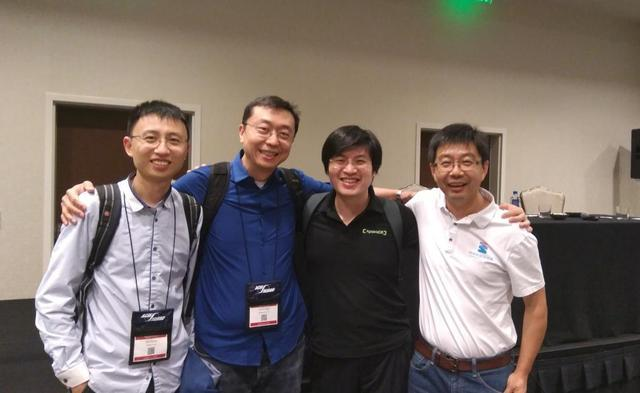
#> input picture src/ali.jpeg, 640 x 393 px
$ python face.py
#> lines starting #> are read from the running program, lines starting #| are printed output that depends on the picture; after the words box and inside, x2 and y2 are one past the last pixel; in counts of white or black regions, pixels touching at a corner belong together
# 导入opencv
import cv2

# 导入人脸级联分类器引擎，'.xml'文件里包含训练出来的人脸特征，cv2.data.haarcascades即为存放所有级联分类器模型文件的目录
face_cascade = cv2.CascadeClassifier(cv2.data.haarcascades + 'haarcascade_frontalface_default.xml')
# 导入人眼级联分类器引擎吗，'.xml'文件里包含训练出来的人眼特征
eye_cascade = cv2.CascadeClassifier(cv2.data.haarcascades + 'haarcascade_eye.xml')

# 读入一张图片，引号里为图片的路径，需要你自己手动设置# 读入一张图片，引号里为图片的路径，需要你自己手动设置
img = cv2.imread('src/ali.jpeg')
#> img is the input picture: shape (393, 640, 3); mean B, G, R 103.2, 108.7, 120

# 用人脸级联分类器引擎进行人脸识别，返回的faces为人脸坐标列表，1.3是放大比例，5是重复识别次数
faces = face_cascade.detectMultiScale(img, 1.3, 5)
#> faces = [[244, 108, 60, 60], [130, 114, 64, 64], [322, 140, 54, 54], [427, 138, 60, 60]]

# 对每一张脸，进行如下操作
for (x, y, w, h) in faces:
    # 画出人脸框，蓝色（BGR色彩体系），画笔宽度为2
    img = cv2.rectangle(img, (x, y), (x + w, y + h), (255, 0, 0), 2)
    # 框选出人脸区域，在人脸区域而不是全图中进行人眼检测，节省计算资源
    face_area = img[y:y + h, x:x + w]
    eyes = eye_cascade.detectMultiScale(face_area)
    # 用人眼级联分类器引擎在人脸区域进行人眼识别，返回的eyes为眼睛坐标列表
    for (ex, ey, ew, eh) in eyes:
        # 画出人眼框，绿色，画笔宽度为1
        cv2.rectangle(face_area, (ex, ey), (ex + ew, ey + eh), (0, 255, 0), 1)
#> this loop made 4 passes
#> pass 1, `img = cv2.rectangle(img, (x, y), (x + w, y + h), (255, 0, 0), 2)`:
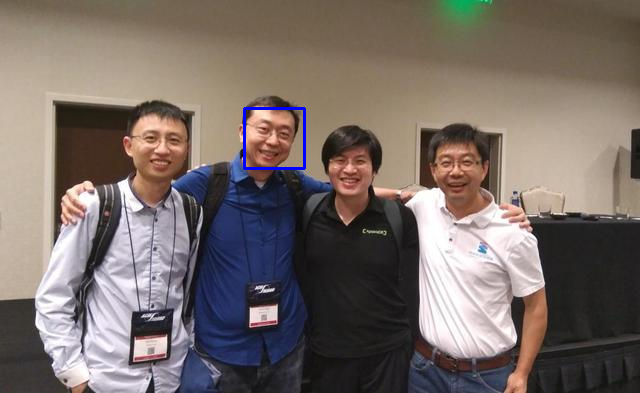
#> img: shape (393, 640, 3); 0.28% of pixels changed, all inside (x1, y1, x2, y2) = (243, 107, 306, 170)
#> pass 1, `face_area = img[y:y + h, x:x + w]`:
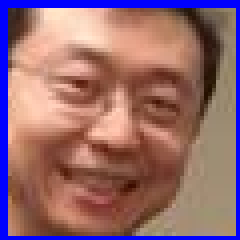
#> face_area: shape (60, 60, 3) (shown 4 times larger); mean B, G, R 112, 106, 148.1
#> pass 2, `img = cv2.rectangle(img, (x, y), (x + w, y + h), (255, 0, 0), 2)`:
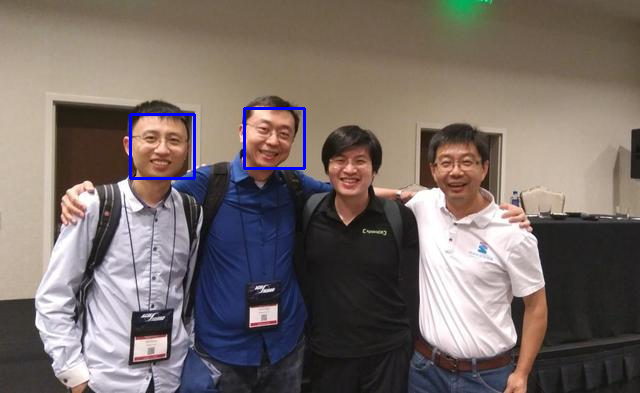
#> img: shape (393, 640, 3); 0.3% of pixels changed, all inside (x1, y1, x2, y2) = (129, 113, 196, 180)
#> pass 2, `face_area = img[y:y + h, x:x + w]`:
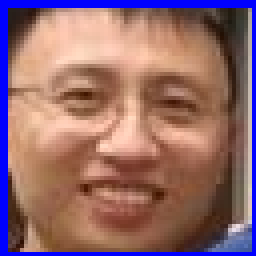
#> face_area: shape (64, 64, 3) (shown 4 times larger); mean B, G, R 109.8, 106.1, 146.1
#> after the loop:
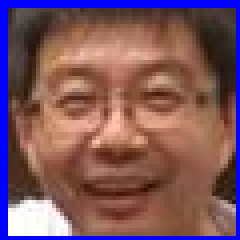
#> face_area: shape (60, 60, 3) (shown 4 times larger); mean B, G, R 95.2, 86.2, 124.6
#> after the loop:
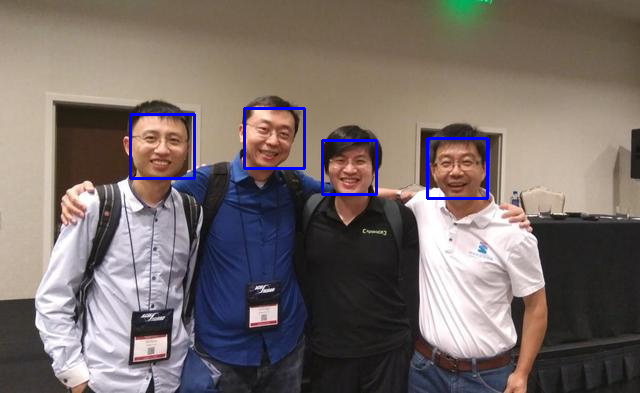
#> img: shape (393, 640, 3); 0.54% of pixels changed, all inside (x1, y1, x2, y2) = (321, 137, 489, 200)

# 在"img2"窗口中展示效果图
cv2.imshow('img2', img)
# 监听键盘上任何按键，如有案件即退出并关闭窗口，并将图片保存为output.jpg
cv2.waitKey(0)
cv2.destroyAllWindows()
cv2.imwrite('src/ali_output.jpg', img)
